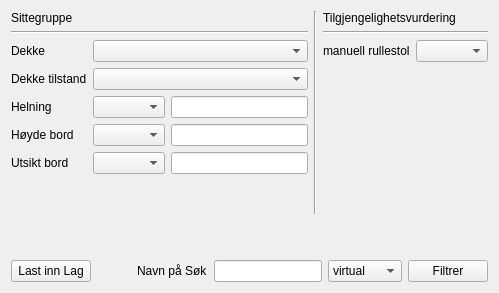
             <widget class="QWidget" name="tab_14">
              <attribute name="title">
               <string>Sittegruppe</string>
              </attribute>
              <layout class="QVBoxLayout" name="verticalLayout_63">
               <item>
                <layout class="QVBoxLayout" name="verticalLayout_62">
                 <item>
                  <layout class="QHBoxLayout" name="horizontalLayout_94">
                   <item>
                    <layout class="QVBoxLayout" name="verticalLayout_60">
                     <item>
                      <widget class="QLabel" name="label_138">
                       <property name="text">
                        <string>Sittegruppe</string>
                       </property>
                      </widget>
                     </item>
                     <item>
                      <widget class="Line" name="line_41">
                       <property name="orientation">
                        <enum>Qt::Horizontal</enum>
                       </property>
                      </widget>
                     </item>
                     <item>
                      <layout class="QFormLayout" name="formLayout_26">
                       <item row="0" column="0">
                        <widget class="QLabel" name="label_132">
                         <property name="text">
                          <string>Dekke</string>
                         </property>
                        </widget>
                       </item>
                       <item row="0" column="1">
                        <widget class="QComboBox" name="comboBox_47"/>
                       </item>
                       <item row="1" column="0">
                        <widget class="QLabel" name="label_133">
                         <property name="text">
                          <string>Dekke tilstand</string>
                         </property>
                        </widget>
                       </item>
                       <item row="1" column="1">
                        <widget class="QComboBox" name="comboBox_48"/>
                       </item>
                       <item row="2" column="0">
                        <widget class="QLabel" name="label_134">
                         <property name="text">
                          <string>Helning</string>
                         </property>
                        </widget>
                       </item>
                       <item row="2" column="1">
                        <layout class="QHBoxLayout" name="horizontalLayout_91">
                         <item>
                          <widget class="QComboBox" name="comboBox_49"/>
                         </item>
                         <item>
                          <widget class="QLineEdit" name="lineEdit_18"/>
                         </item>
                        </layout>
                       </item>
                       <item row="3" column="0">
                        <widget class="QLabel" name="label_135">
                         <property name="text">
                          <string>Høyde bord</string>
                         </property>
                        </widget>
                       </item>
                       <item row="3" column="1">
                        <layout class="QHBoxLayout" name="horizontalLayout_92">
                         <item>
                          <widget class="QComboBox" name="comboBox_50"/>
                         </item>
                         <item>
                          <widget class="QLineEdit" name="lineEdit_19"/>
                         </item>
                        </layout>
                       </item>
                       <item row="4" column="0">
                        <widget class="QLabel" name="label_136">
                         <property name="text">
                          <string>Utsikt bord</string>
                         </property>
                        </widget>
                       </item>
                       <item row="4" column="1">
                        <layout class="QHBoxLayout" name="horizontalLayout_93">
                         <item>
                          <widget class="QComboBox" name="comboBox_51"/>
                         </item>
                         <item>
                          <widget class="QLineEdit" name="lineEdit_20"/>
                         </item>
                        </layout>
                       </item>
                      </layout>
                     </item>
                     <item>
                      <spacer name="verticalSpacer_36">
                       <property name="orientation">
                        <enum>Qt::Vertical</enum>
                       </property>
                       <property name="sizeHint" stdset="0">
                        <size>
                         <width>20</width>
                         <height>40</height>
                        </size>
                       </property>
                      </spacer>
                     </item>
                    </layout>
                   </item>
                   <item>
                    <widget class="Line" name="line_42">
                     <property name="orientation">
                      <enum>Qt::Vertical</enum>
                     </property>
                    </widget>
                   </item>
                   <item>
                    <layout class="QVBoxLayout" name="verticalLayout_61">
                     <item>
                      <widget class="QLabel" name="label_139">
                       <property name="text">
                        <string>Tilgjengelighetsvurdering</string>
                       </property>
                      </widget>
                     </item>
                     <item>
                      <widget class="Line" name="line_40">
                       <property name="orientation">
                        <enum>Qt::Horizontal</enum>
                       </property>
                      </widget>
                     </item>
                     <item>
                      <layout class="QFormLayout" name="formLayout_27">
                       <item row="0" column="0">
                        <widget class="QLabel" name="label_137">
                         <property name="text">
                          <string>manuell rullestol</string>
                         </property>
                        </widget>
                       </item>
                       <item row="0" column="1">
                        <widget class="QComboBox" name="comboBox_52"/>
                       </item>
                      </layout>
                     </item>
                     <item>
                      <spacer name="verticalSpacer_37">
                       <property name="orientation">
                        <enum>Qt::Vertical</enum>
                       </property>
                       <property name="sizeHint" stdset="0">
                        <size>
                         <width>20</width>
                         <height>40</height>
                        </size>
                       </property>
                      </spacer>
                     </item>
                    </layout>
                   </item>
                  </layout>
                 </item>
                 <item>
                  <spacer name="verticalSpacer_38">
                   <property name="orientation">
                    <enum>Qt::Vertical</enum>
                   </property>
                   <property name="sizeHint" stdset="0">
                    <size>
                     <width>20</width>
                     <height>40</height>
                    </size>
                   </property>
                  </spacer>
                 </item>
                 <item>
                  <layout class="QHBoxLayout" name="horizontalLayout_95">
                   <item>
                    <widget class="QPushButton" name="pushButton_LastInngang_8">
                     <property name="text">
                      <string>Last inn Lag</string>
                     </property>
                    </widget>
                   </item>
                   <item>
                    <spacer name="horizontalSpacer_13">
                     <property name="orientation">
                      <enum>Qt::Horizontal</enum>
                     </property>
                     <property name="sizeHint" stdset="0">
                      <size>
                       <width>40</width>
                       <height>20</height>
                      </size>
                     </property>
                    </spacer>
                   </item>
                   <item>
                    <layout class="QHBoxLayout" name="horizontalLayout_96">
                     <item>
                      <widget class="QLabel" name="label_140">
                       <property name="text">
                        <string>Navn på Søk</string>
                       </property>
                      </widget>
                     </item>
                     <item>
                      <widget class="QLineEdit" name="lineEdit_navn_paa_sok_inngang_7"/>
                     </item>
                     <item>
                      <widget class="QComboBox" name="comboBox_sok_metode_7">
                       <item>
                        <property name="text">
                         <string>virtual</string>
                        </property>
                       </item>
                       <item>
                        <property name="text">
                         <string>memory</string>
                        </property>
                       </item>
                      </widget>
                     </item>
                     <item>
                      <widget class="QPushButton" name="pushButton_filtrerInngang_7">
                       <property name="text">
                        <string>Filtrer</string>
                       </property>
                      </widget>
                     </item>
                    </layout>
                   </item>
                  </layout>
                 </item>
                </layout>
               </item>
              </layout>
             </widget>
